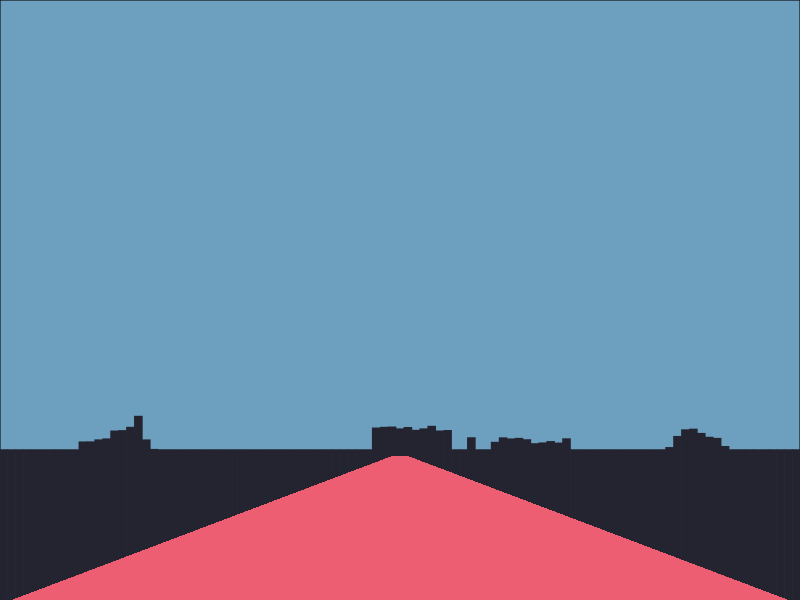
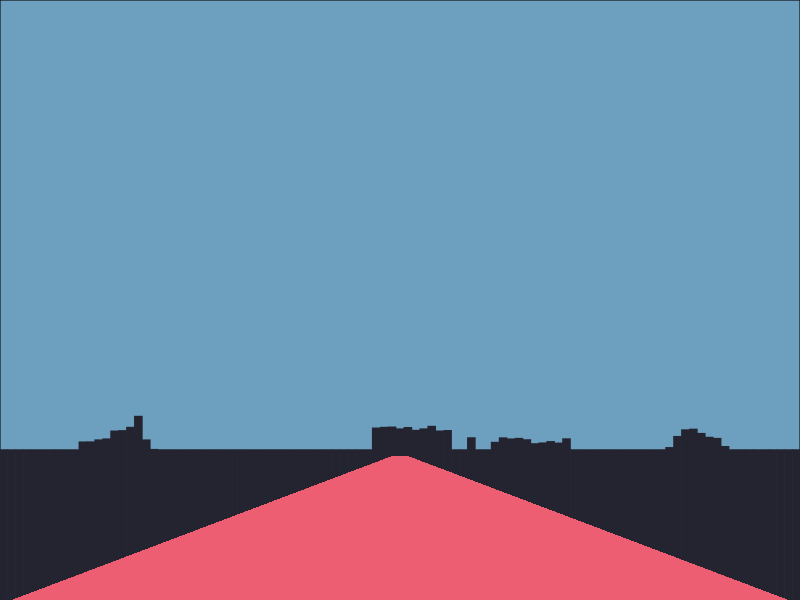

Recreate these plots in R, in order.
library(tidyverse)

# colours
# i asked a painter why the roads are coloured #ED5E72
pal <- c(sky = "#6DA0BF", horizon = "#242430", road = "#ED5E72")

# create some mountain ranges using random distributions, not aiming for perfection here
# In 1984, I was hospitalised for approaching perfection...
range1 <- c(sort(runif(7, 0.25, 0.29)), sort(runif(3, 0.25, 0.31), decreasing = TRUE))
range2 <- runif(10, 0.28, 0.29)
range3 <- 0.27
range4 <- runif(10, 0.26, 0.27)
range5 <- c(sort(runif(3, 0.25, 0.29)), sort(runif(5, 0.25, 0.31), decreasing = TRUE))

# length of x-axis that will be required to be filled by horizon line
101 - length(c(range1, range2, range3, range4, range5))

# tibble for horizon - insert ranges in between constant y-values
horizon <- tibble(x = seq(0, 1, 0.01),
                  y = c(rep(0.25, 10), range1, rep(0.25, 27), range2, rep(0.25, 2), 
                        range3, rep(0.25, 2), range4, rep(0.25, 12), range5, rep(0.25, 9)))

# tibble for road
road <- tibble(x = c(0.01, 0.49, 0.51, 0.99),
               y = c(0, 0.24, 0.24, 0))

# plot
ggplot(horizon, aes(x, y)) +
  # horizon
  geom_col(colour = pal[2], fill = pal[2]) +
  # road
  geom_polygon(data = road, aes(x, y), fill = pal[3]) +
  # leaving out the band name as can't get the right font - chalkboard is close but looks lame
  #annotate("text", x = 0.2, y = 0.8, label = "SiLver\nJews",
  #         size = 20, fontface = "bold", family = "ChalkboardSE-Bold") +
  scale_x_continuous(expand = c(0, 0)) +
  # set limits of y axis
  scale_y_continuous(limits = c(0, 1), expand = c(0,0)) +
  # void themes
  theme_void() +
  # fill in background for sky
  theme(plot.background = element_rect(fill = pal[1]),
        plot.margin = margin(0, 0, 0, 0))

# save plot
ggsave("american_water_R.png", width = 10, height = 10)
